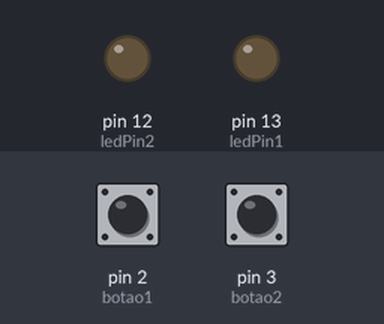
A sketch run on a simulated Arduino Uno, built with avr-gcc and run on an emulated ATmega328P. Shown: output pins drawn as LEDs (lit = HIGH). The inputs (shaded band) are chosen by the test bench; at power-on: pin 2 (botao1) LOW, pin 3 (botao2) LOW.

Above: at 1.2 s.
1.3 s: pin 2 (botao1) pulled HIGH for 0.15 s
At 1.37 s:
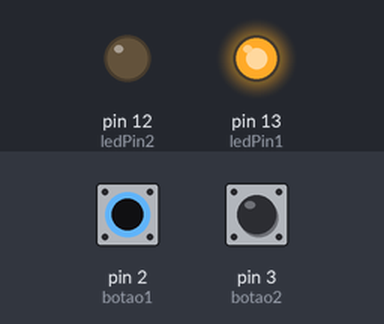
2.9 s: pin 3 (botao2) pulled HIGH for 0.15 s
At 2.97 s:
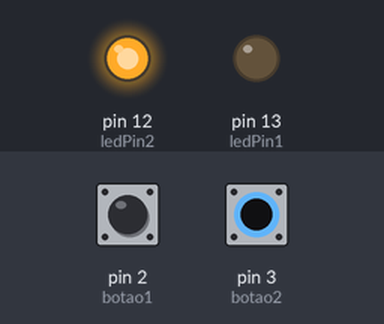
4.5 s: pin 3 (botao2) pulled HIGH for 3.2 s
At 8.6 s:
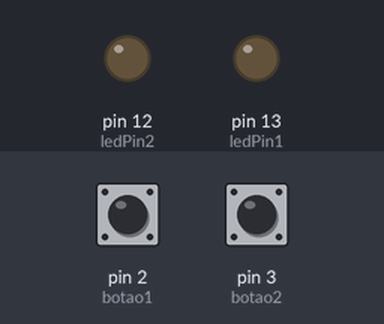
9.2 s: pin 2 (botao1) pulled HIGH for 3.2 s
At 9.8 s:
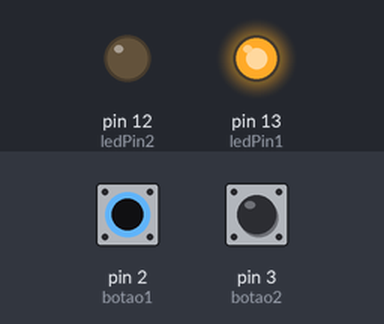
13.9 s: pin 2 (botao1) driven HIGH and pin 3 (botao2) driven HIGH
At 14.6 s:
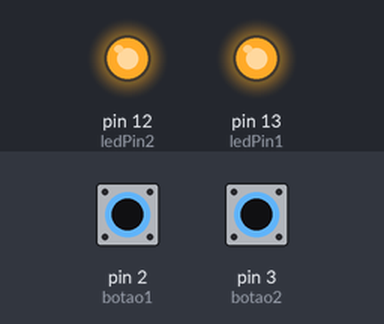
Timing chart, 0 to 16.4 s (numbered marks = the images above; inputs shaded):
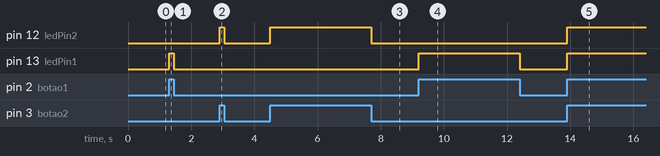

The sketch:

press_button_led_2.ino
```cpp
/* Arduino */

const int ledPin1 = 13; // led no pino 13
const int ledPin2 = 12; // led no pino 12
const int botao1 = 2; // botao no pino 2
const int botao2 = 3; // botao no pino 3
int estadoBotao1 = 0; // status do botao press/not press
int estadoBotao2 = 0; // status do botao press/not press

void setup(){
  pinMode(ledPin1, OUTPUT); // pino com led sera saida
  pinMode(ledPin2, OUTPUT); // pino com led sera saida
  pinMode(botao1, INPUT);// pino com botao sera a entrada
  pinMode(botao2, INPUT);// pino com botao sera a entrada
}

void loop()
{
  // capturando estado do botao
  estadoBotao1 = digitalRead(botao1);
  estadoBotao2 = digitalRead(botao2);

  digitalWrite(ledPin1, estadoBotao1);
  digitalWrite(ledPin2, estadoBotao2);

  /*
  if (estadoBotao == HIGH)
  {
    digitalWrite(ledPin, HIGH);
  }
  else
  {
    digitalWrite(ledPin, LOW);
  }
  */
}
```

Measured:
- after the input at 1.3 s, pin 13 (ledPin1): LOW → HIGH at once, → LOW 0.15 s later
- after the input at 2.9 s, pin 12 (ledPin2): LOW → HIGH at once, → LOW 0.15 s later
- after the input at 4.5 s, pin 12 (ledPin2): LOW → HIGH at once, → LOW 3.2 s later
- after the input at 9.2 s, pin 13 (ledPin1): LOW → HIGH at once, → LOW 3.2 s later
- after the input at 13.9 s, pin 12 (ledPin2), pin 13 (ledPin1): LOW → HIGH at once
